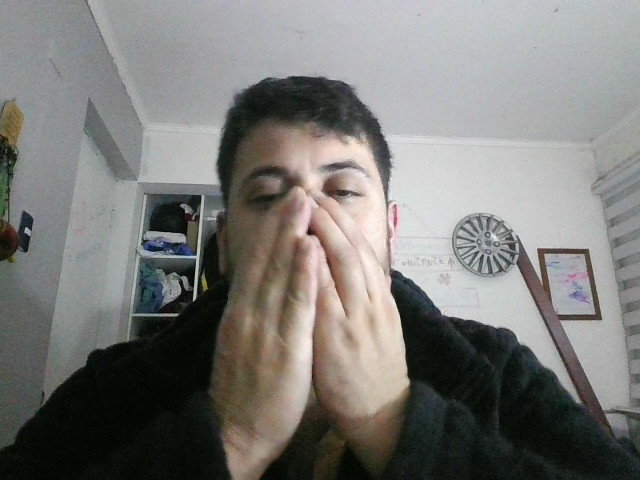
#> input picture alertas/INTRUSO_00-49-00.jpg, 640 x 480 px, given in place of the camera
$ python captura_rostro.py
#> lines starting #> are read from the running program, lines starting #| are printed output that depends on the picture; after the words box and inside, x2 and y2 are one past the last pixel; in counts of white or black regions, pixels touching at a corner belong together
import cv2
import os

# Carpeta donde guardaremos tus fotos
nombre_usuario = "Felipe"
carpeta_datos = f'data/{nombre_usuario}'

if not os.path.exists(carpeta_datos):
    os.makedirs(carpeta_datos)
    print(f"Carpeta creada para: {nombre_usuario}")

cap = cv2.VideoCapture(0)
face_cascade = cv2.CascadeClassifier(cv2.data.haarcascades + 'haarcascade_frontalface_default.xml')

count = 0
print("Ponte frente a la cámara. Presiona 's' para capturar una foto (necesitamos 30).")

while count < 30:
    ret, frame = cap.read()
#> frame is the input picture: shape (480, 640, 3); mean B, G, R 119.3, 122.6, 123.2
    if not ret: break

    gray = cv2.cvtColor(frame, cv2.COLOR_BGR2GRAY)
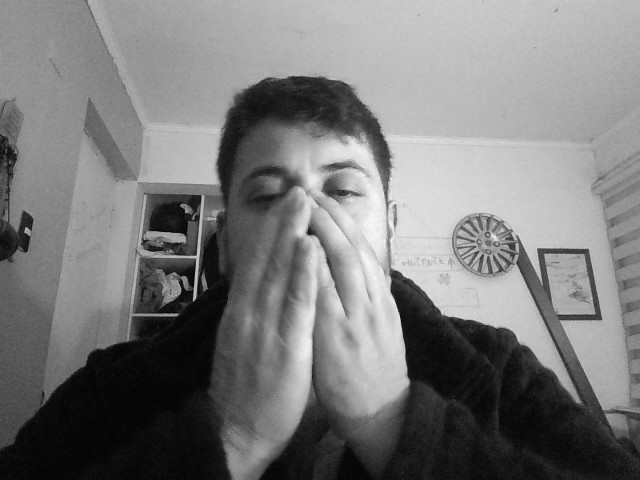
#> gray: shape (480, 640); min 0, max 250, mean 122.4
    faces = face_cascade.detectMultiScale(gray, 1.3, 5)
#> faces = [[209, 115, 188, 188]]

    for (x, y, w, h) in faces:
        cv2.rectangle(frame, (x, y), (x+w, y+h), (255, 0, 0), 2)

        # Si presionas 's', guardamos el recorte de la cara
        if cv2.waitKey(1) & 0xFF == ord('s'):
            rostro = gray[y:y+h, x:x+w]
            rostro = cv2.resize(rostro, (150, 150), interpolation=cv2.INTER_CUBIC)
            cv2.imwrite(f'{carpeta_datos}/rostro_{count}.jpg', rostro)
            count += 1
            print(f"Foto {count}/30 capturada.")
#> this loop made 1 pass; (key q is pressed on pass 1)
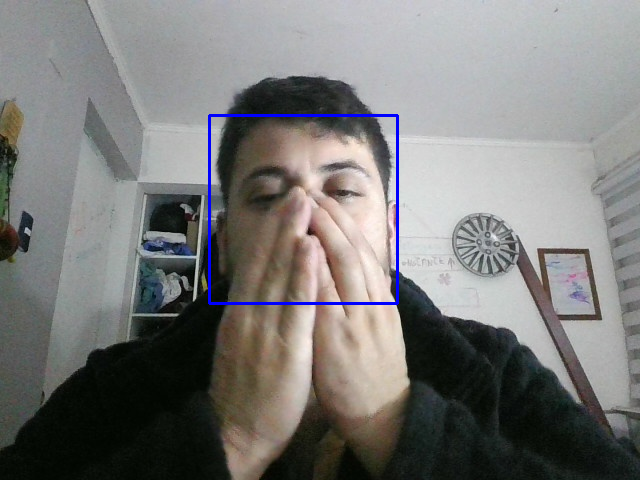
#> frame: shape (480, 640, 3); 0.73% of pixels changed, all inside (x1, y1, x2, y2) = (208, 114, 399, 305)
#> after the loop, count = 0

    cv2.imshow('Entrenamiento de Identidad', frame)
    if cv2.waitKey(1) & 0xFF == ord('q'): break
#> (key q is pressed here)

cap.release()
cv2.destroyAllWindows()
print("¡Listo! Ya tenemos tu base de datos facial.")

$ run again, on alertas/INTRUSO_00-49-06.jpg
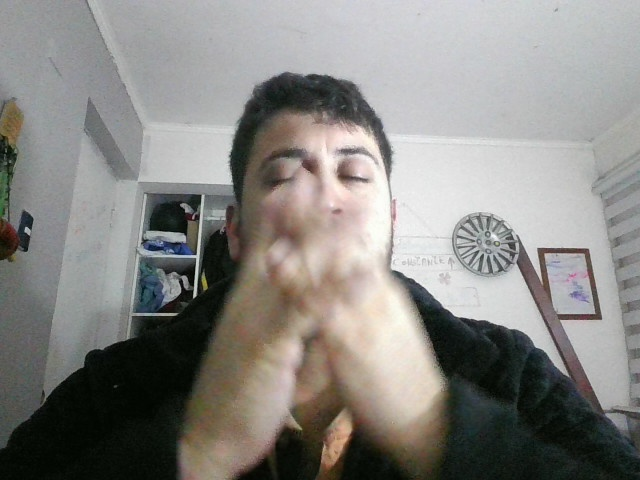
#> input picture alertas/INTRUSO_00-49-06.jpg, 640 x 480 px, given in place of the camera
#> frame is the input picture: shape (480, 640, 3); mean B, G, R 130.6, 134.3, 136
#> `gray = cv2.cvtColor(frame, cv2.COLOR_BGR2GRAY)`:
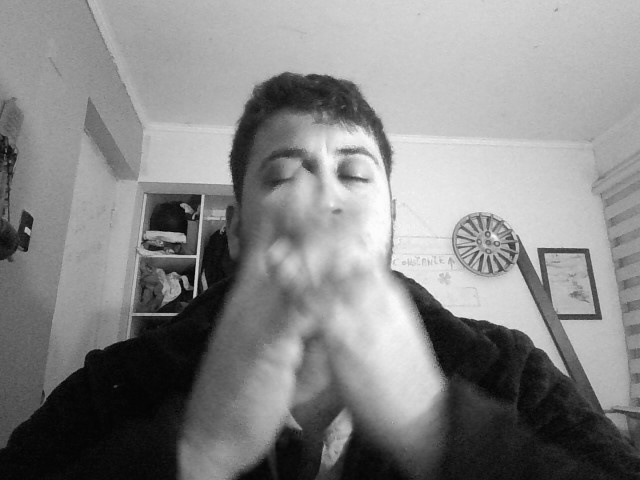
#> gray: shape (480, 640); min 1, max 254, mean 134.4
#> faces = [[260, 117, 138, 138]]
#> the loop `for (x, y, w, h) in faces:` made 1 pass; (key q is pressed on pass 1)
#> after the loop `for (x, y, w, h) in faces:`:
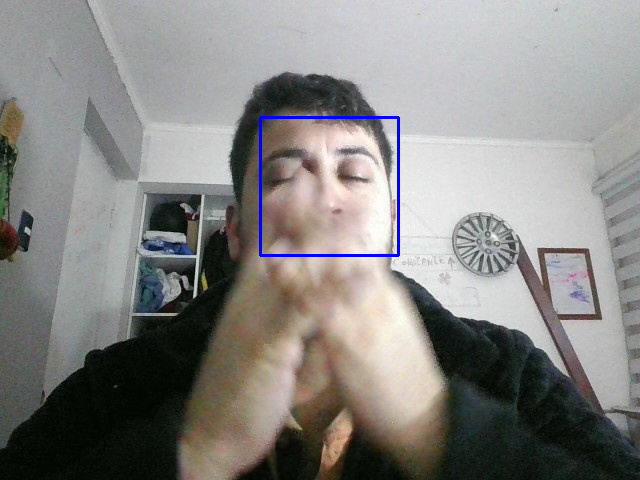
#> frame: shape (480, 640, 3); 0.54% of pixels changed, all inside (x1, y1, x2, y2) = (259, 116, 400, 257)
#> after the loop `for (x, y, w, h) in faces:`: count = 0

$ run again, on alertas/INTRUSO_01-09-47.jpg
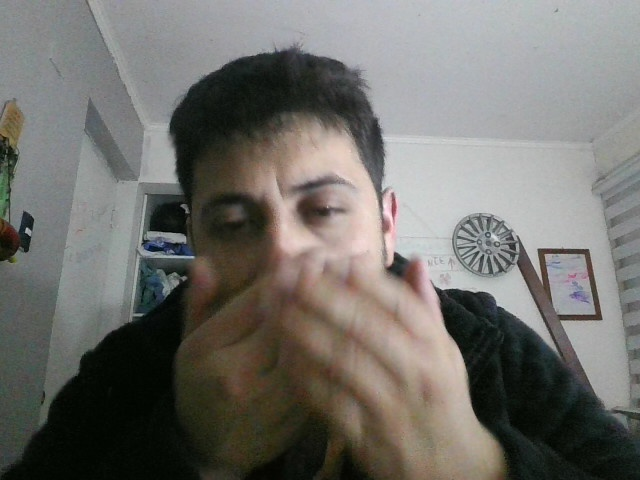
#> input picture alertas/INTRUSO_01-09-47.jpg, 640 x 480 px, given in place of the camera
#> frame is the input picture: shape (480, 640, 3); mean B, G, R 107.4, 112, 113.5
#> `gray = cv2.cvtColor(frame, cv2.COLOR_BGR2GRAY)`:
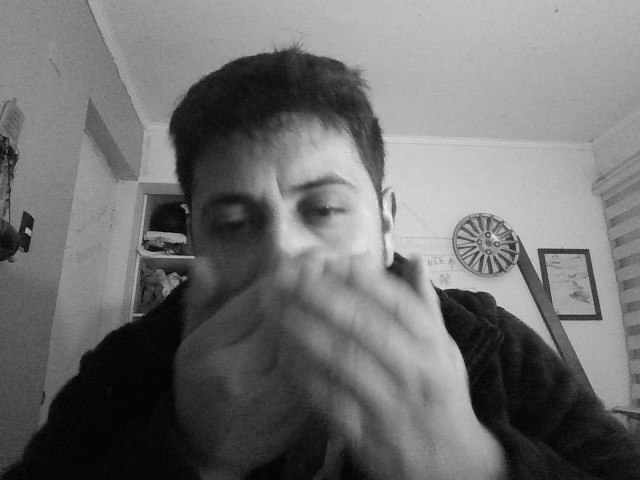
#> gray: shape (480, 640); min 2, max 240, mean 111.9
#> faces = [[148, 115, 247, 247]]
#> the loop `for (x, y, w, h) in faces:` made 1 pass; (key q is pressed on pass 1)
#> after the loop `for (x, y, w, h) in faces:`:
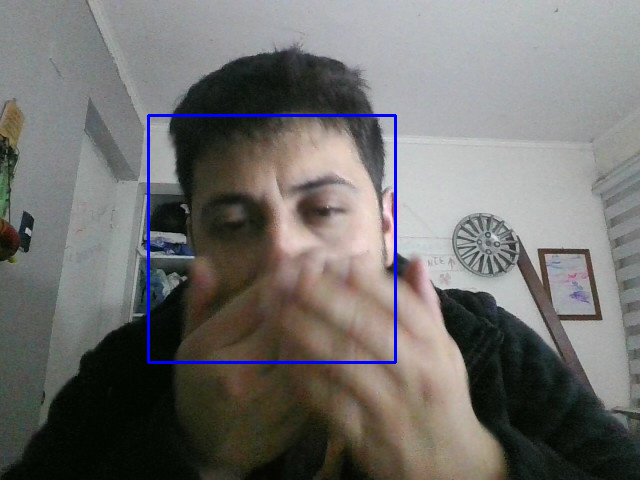
#> frame: shape (480, 640, 3); 0.96% of pixels changed, all inside (x1, y1, x2, y2) = (147, 114, 397, 364)
#> after the loop `for (x, y, w, h) in faces:`: count = 0

$ run again, on alertas/INTRUSO_01-10-05.jpg
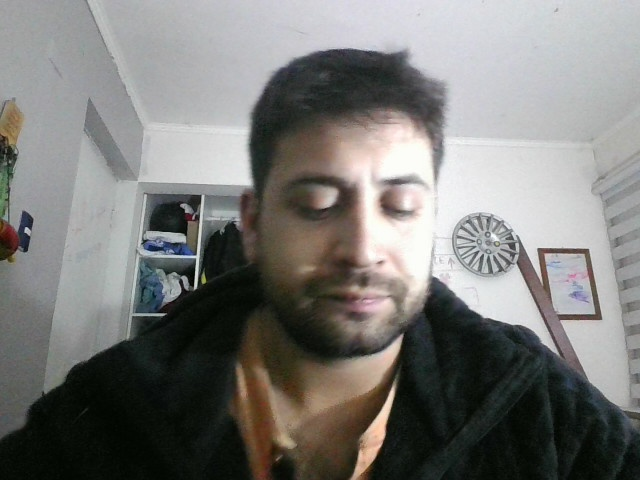
#> input picture alertas/INTRUSO_01-10-05.jpg, 640 x 480 px, given in place of the camera
#> frame is the input picture: shape (480, 640, 3); mean B, G, R 119.5, 122.2, 122.9
#> `gray = cv2.cvtColor(frame, cv2.COLOR_BGR2GRAY)`:
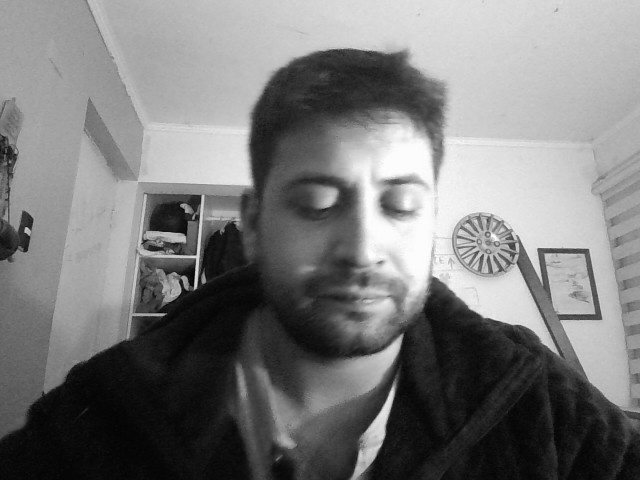
#> gray: shape (480, 640); min 1, max 255, mean 122.1
#> faces = [[255, 123, 204, 204]]
#> the loop `for (x, y, w, h) in faces:` made 1 pass; (key q is pressed on pass 1)
#> after the loop `for (x, y, w, h) in faces:`:
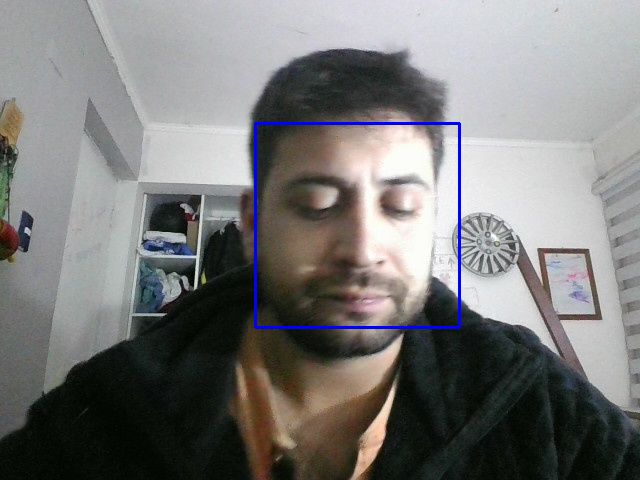
#> frame: shape (480, 640, 3); 0.8% of pixels changed, all inside (x1, y1, x2, y2) = (254, 122, 461, 329)
#> after the loop `for (x, y, w, h) in faces:`: count = 0
